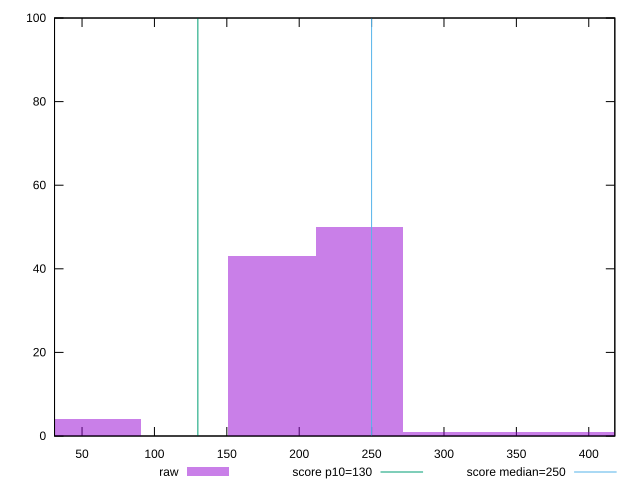

The gnuplot source for this figure:
reset

$raw <<EOF
181.08313030247035 43
241.44417373662714 50
60.361043434156784 4
362.1662606049407 1
301.8052171707839 1
422.5273040390975 1
EOF

set key outside below
set boxwidth 60.361043434156784
set xrange [31:418.00000000000045]
set yrange [0:100]
set trange [0:100]
set style fill transparent solid 0.5 noborder

set parametric
set terminal svg size 640, 490 enhanced background rgb 'white'
set output "report_00012_2021-02-09T11:01:39.952Z/max-potential-fid/samples/pages+cached+noadtech+nomedia/raw/histogram.svg"

plot $raw title "raw" with boxes, \
     130,t title "score p10=130", \
     250,t title "score median=250"

reset
